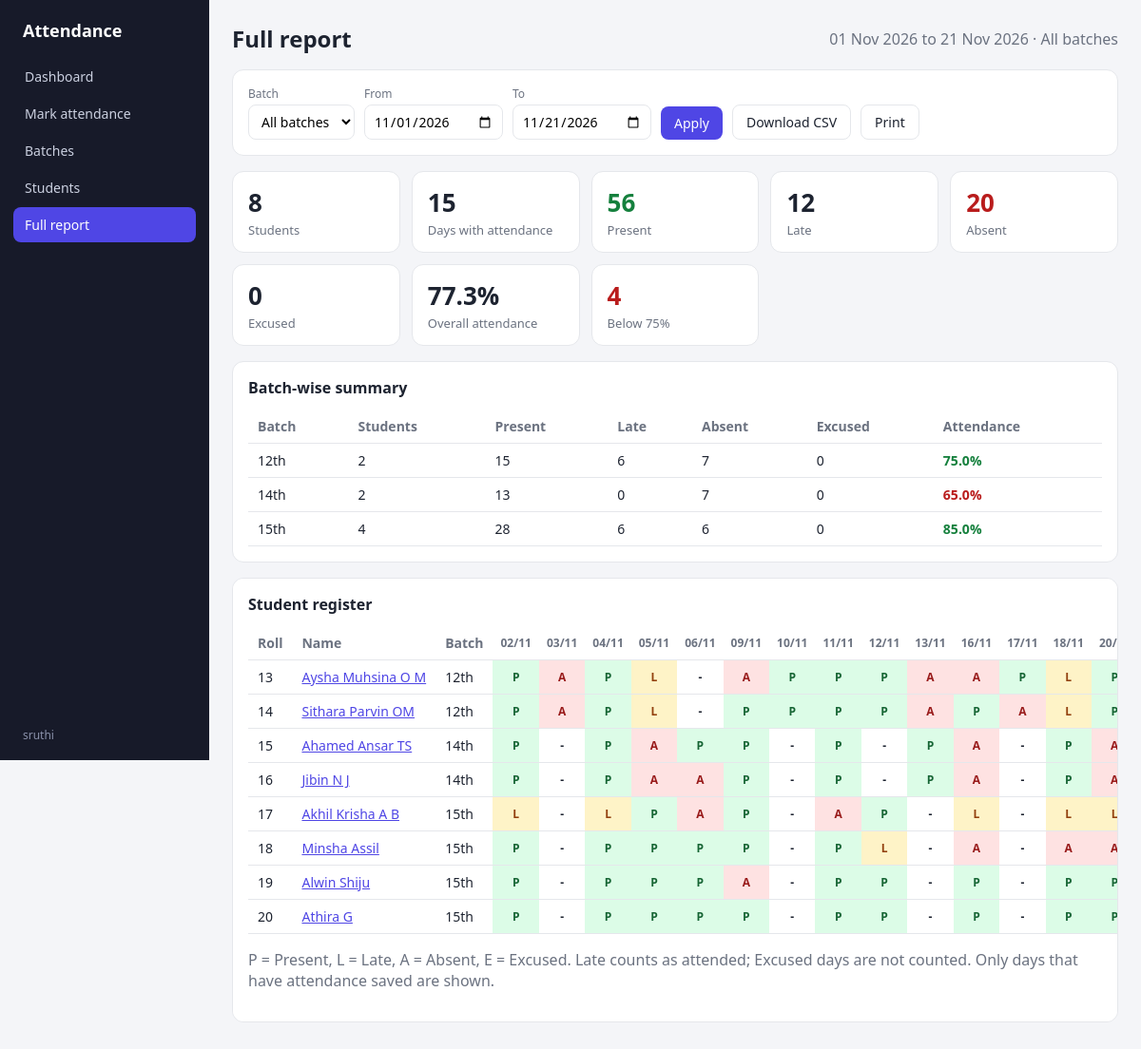
/report/ (signed in), run on the app's committed database.
### attendance/models.py (models this page shows, shortened)
class Batch(models.Model):
    name = models.CharField(max_length=100, unique=True)
    description = models.CharField(max_length=255, blank=True)
    created_at = models.DateTimeField(auto_now_add=True)
    class Meta:
        ordering = ["name"]
        verbose_name_plural = "batches"

class Student(models.Model):
    batch = models.ForeignKey(Batch, on_delete=models.CASCADE, related_name="students")
    roll_no = models.CharField(max_length=30)
    name = models.CharField(max_length=150)
    email = models.EmailField(blank=True)
    phone = models.CharField(max_length=20, blank=True)
    is_active = models.BooleanField(default=True)
    class Meta:
        ordering = ["batch__name", "roll_no"]
        constraints = [
            models.UniqueConstraint(fields=["batch", "roll_no"], name="unique_roll_per_batch")
        ]

### attendance/views.py (the view, shortened to what this page needs)
# urls.py: path("report/", views.full_report, name="full_report"),
@login_required
def full_report(request):
    start, end = _range(request)
    batches = Batch.objects.all()
    batch_id = request.GET.get("batch", "")
    students = Student.objects.filter(is_active=True).select_related("batch")
    selected_batch = None
    if batch_id.isdigit():
        selected_batch = batches.filter(pk=batch_id).first()
        students = students.filter(batch_id=batch_id)
    rows = _student_rows(students, start, end)
    records = list(
        Attendance.objects.filter(
            student_id__in=[s.pk for s in rows], date__range=(start, end)
        ).values_list("student_id", "date", "status")
    )
    dates = sorted({d for _, d, _ in records})
    cell = {(sid, d): st for sid, d, st in records}
    for s in rows:
        s.cells = [cell.get((s.pk, d), "") for d in dates]
    totals = _totals(rows)
    return render(
        request,
        "attendance/full_report.html",
        {
            "rows": rows,
            "dates": dates,
            "totals": totals,
            "batch_groups": sorted(_group_by_batch(rows).values(), key=lambda g: g["batch"].name),
            "low_count": sum(1 for s in rows if s.pct is not None and s.pct < LOW_THRESHOLD),
            "batches": batches,
            "batch_id": batch_id,
            "selected_batch": selected_batch,
            "start": start,
            "end": end,
            "threshold": LOW_THRESHOLD,
        },
    )

### attendance/models.py (called while the page is built)
def percentage(present, late, absent):
    total = present + late + absent
    if not total:
        return None
    return round((present + late) * 100 / total, 1)

### attendance/views.py (called while the page is built)
def _parse_date(value, default):
    parsed = parse_date(value) if value else None
    return parsed or default

def _range(request):
    today = timezone.localdate()
    start = _parse_date(request.GET.get("from"), today.replace(day=1))
    end = _parse_date(request.GET.get("to"), today)
    if start > end:
        start, end = end, start
    return start, end

def _student_rows(students, start, end):
    in_range = Q(records__date__range=(start, end))
    qs = students.annotate(
        present=Count("records", filter=in_range & Q(records__status=Attendance.PRESENT)),
        late=Count("records", filter=in_range & Q(records__status=Attendance.LATE)),
        absent=Count("records", filter=in_range & Q(records__status=Attendance.ABSENT)),
        excused=Count("records", filter=in_range & Q(records__status=Attendance.EXCUSED)),
    ).order_by("batch__name", "roll_no")
    rows = []
    for s in qs:
        s.pct = percentage(s.present, s.late, s.absent)
        rows.append(s)
    return rows

def _totals(rows):
    tot = {k: sum(getattr(s, k) for s in rows) for k in ("present", "late", "absent", "excused")}
    tot["pct"] = percentage(tot["present"], tot["late"], tot["absent"])
    return tot

def _group_by_batch(rows):
    groups = {}
    for s in rows:
        g = groups.setdefault(
            s.batch_id,
            {"batch": s.batch, "students": 0, "present": 0, "late": 0, "absent": 0, "excused": 0},
        )
        g["students"] += 1
        for k in ("present", "late", "absent", "excused"):
            g[k] += getattr(s, k)
    for g in groups.values():
        g["pct"] = percentage(g["present"], g["late"], g["absent"])
    return groups

### attendance/templates/attendance/full_report.html (shortened to what this page needs)
{% extends "attendance/base.html" %}
{% load static %}
{% block content %}
<div class="page-head">
  <h2>Full report</h2>
  <span class="muted">{{ start|date:"d M Y" }} to {{ end|date:"d M Y" }}{% if selected_batch %} · {{ selected_batch.name }}{% else %} · All batches{% endif %}</span>
</div>
<form method="get" class="card filters no-print">
  <div>
    <label for="batch">Batch</label>
    <select id="batch" name="batch">
      <option value="">All batches</option>
    </select>
  </div>
  <div><label for="from">From</label><input type="date" id="from" name="from" value="{{ start|date:'Y-m-d' }}"></div>
  <div><label for="to">To</label><input type="date" id="to" name="to" value="{{ end|date:'Y-m-d' }}"></div>
  <button class="btn" type="submit">Apply</button>
  <a class="btn secondary" href="?batch={{ batch_id }}&from={{ start|date:'Y-m-d' }}&to={{ end|date:'Y-m-d' }}&export=csv">Download CSV</a>
  <button class="btn secondary" type="button" onclick="window.print()">Print</button>
</form>
<div class="stats">
  <div class="stat"><div class="n">{{ rows|length }}</div><div class="l">Students</div></div>
  <div class="stat"><div class="n">{{ dates|length }}</div><div class="l">Days with attendance</div></div>
  <div class="stat"><div class="n good">{{ totals.present }}</div><div class="l">Present</div></div>
  <div class="stat"><div class="n">{{ totals.late }}</div><div class="l">Late</div></div>
  <div class="stat"><div class="n low">{{ totals.absent }}</div><div class="l">Absent</div></div>
  <div class="stat"><div class="n">{{ totals.excused }}</div><div class="l">Excused</div></div>
  <div class="stat"><div class="n">{% if totals.pct is None %}-{% else %}{{ totals.pct }}%{% endif %}</div><div class="l">Overall attendance</div></div>
  <div class="stat"><div class="n low">{{ low_count }}</div><div class="l">Below {{ threshold }}%</div></div>
</div>
{% if batch_groups and not selected_batch %}
<div class="card">
  <h3>Batch-wise summary</h3>
  <table>
    <thead><tr><th>Batch</th><th>Students</th><th>Present</th><th>Late</th><th>Absent</th><th>Excused</th><th>Attendance</th></tr></thead>
    <tbody>
    {% for g in batch_groups %}
      <tr>
        <td>{{ g.batch.name }}</td><td>{{ g.students }}</td><td>{{ g.present }}</td><td>{{ g.late }}</td>
        <td>{{ g.absent }}</td><td>{{ g.excused }}</td>
        <td>
          {% if g.pct is None %}<span class="muted">-</span>
          {% elif g.pct < threshold %}<span class="low">{{ g.pct }}%</span>
          {% else %}<span class="good">{{ g.pct }}%</span>{% endif %}
        </td>
      </tr>
    {% endfor %}
    </tbody>
  </table>
</div>
{% endif %}
<div class="card">
  <h3>Student register</h3>
  <table>
    <thead>
      <tr>
        <th>Roll</th><th>Name</th><th>Batch</th>
        {% for d in dates %}<th class="st">{{ d|date:"d/m" }}</th>{% endfor %}
      </tr>
    </thead>
    <tbody>
    {% for s in rows %}
      <tr>
        <td>{{ s.roll_no }}</td>
        <td><a href="{% url 'attendance:student' s.pk %}?from={{ start|date:'Y-m-d' }}&to={{ end|date:'Y-m-d' }}">{{ s.name }}</a></td>
        <td>{{ s.batch.name }}</td>
        {% for c in s.cells %}<td class="st {% if c %}st-{{ c }}{% endif %}">{{ c|default:"-" }}</td>{% endfor %}
      </tr>
    {% empty %}
      <tr><td colspan="9" class="muted">No students match.</td></tr>
    {% endfor %}
    </tbody>
  </table>
  <p class="muted">P = Present, L = Late, A = Absent, E = Excused. Late counts as attended; Excused days are not counted. Only days that have attendance saved are shown.</p>
</div>
{% endblock %}

### attendance/templates/attendance/base.html (shortened to what this page needs)
{% load static %}<!doctype html>
<html lang="en">
<head>
  <link rel="stylesheet" href="{% static 'css/style.css' %}">
</head>
<body>
  {% with url=request.resolver_match.url_name %}
  <div class="layout">
    <aside class="sidebar">
      <div class="brand">Attendance</div>
      <nav>
        <a href="{% url 'attendance:dashboard' %}" class="{% if url == 'dashboard' %}active{% endif %}">Dashboard</a>
        <a href="{% url 'attendance:mark_select' %}" class="{% if url == 'mark_select' or url == 'mark' %}active{% endif %}">Mark attendance</a>
        <a href="{% url 'attendance:batch_list' %}" class="{% if url == 'batch_list' or url == 'batch_create' or url == 'batch_update' or url == 'batch_delete' or url == 'report' %}active{% endif %}">Batches</a>
        <a href="{% url 'attendance:student_list' %}" class="">Students</a>
        <a href="{% url 'attendance:full_report' %}" class="{% if url == 'full_report' %}active{% endif %}">Full report</a>
      </nav>
      <div class="who">{{ request.user.get_username }}</div>
    </aside>
    <div class="content">
      <div class="content-inner">
        {% block content %}{% endblock %}
      </div>
    </div>
  </div>
  {% endwith %}
</body>
</html>

### static/css/style.css (style rules this page uses)
:root { --bg: #f4f5f8; --card: #fff; --text: #1d2330; --muted: #6b7280; --line: #e5e7eb; --accent: #4f46e5; --ok: #15803d; --bad: #b91c1c; --warn: #b45309; --side: #171a29; }
* { box-sizing: border-box; }
body { margin: 0; font-family: system-ui, -apple-system, "Segoe UI", sans-serif; background: var(--bg); color: var(--text); }
a { color: var(--accent); }
h2 { margin: 0 0 16px; }
h3 { margin: 0 0 12px; font-size: 16px; }
.layout { display: grid; grid-template-columns: 220px 1fr; min-height: 100vh; }
.sidebar { background: var(--side); color: #cbd0e0; padding: 20px 14px; position: sticky; top: 0; height: 100vh; }
.brand { color: #fff; font-weight: 700; font-size: 18px; padding: 0 10px 18px; }
.sidebar nav a { display: block; color: #cbd0e0; text-decoration: none; padding: 9px 12px; border-radius: 8px; margin-bottom: 2px; font-size: 14px; }
.sidebar nav a.active { background: var(--accent); color: #fff; }
.sidebar .who { position: absolute; bottom: 18px; left: 24px; font-size: 12px; color: #8b92ab; }
.content { padding: 24px; min-width: 0; }
.content-inner { max-width: 1100px; margin: 0 auto; }
.page-head { display: flex; justify-content: space-between; align-items: center; flex-wrap: wrap; gap: 10px; margin-bottom: 16px; }
.page-head h2 { margin: 0; }
.card { background: var(--card); border: 1px solid var(--line); border-radius: 12px; padding: 16px; margin-bottom: 16px; overflow-x: auto; }
table { width: 100%; border-collapse: collapse; }
th, td { text-align: left; padding: 8px 10px; border-bottom: 1px solid var(--line); font-size: 14px; white-space: nowrap; }
th { color: var(--muted); font-weight: 600; }
.btn { display: inline-block; background: var(--accent); color: #fff; border: 0; padding: 8px 14px; border-radius: 8px; font-size: 14px; cursor: pointer; text-decoration: none; font-family: inherit; }
.btn.secondary { background: #fff; color: var(--text); border: 1px solid var(--line); }
input[type=date], input[type=text], input[type=email], input[type=search], select, textarea { padding: 7px 9px; border: 1px solid var(--line); border-radius: 8px; font-size: 14px; font-family: inherit; background: #fff; }
.filters { display: flex; gap: 10px; flex-wrap: wrap; align-items: end; }
.filters label { font-size: 12px; color: var(--muted); display: block; margin-bottom: 3px; }
.low { color: var(--bad); font-weight: 600; }
.good { color: var(--ok); font-weight: 600; }
.muted { color: var(--muted); }
.stats { display: grid; grid-template-columns: repeat(auto-fit, minmax(150px, 1fr)); gap: 12px; margin-bottom: 16px; }
.stat { background: var(--card); border: 1px solid var(--line); border-radius: 12px; padding: 14px 16px; }
.stat .n { font-size: 26px; font-weight: 700; }
.stat .l { font-size: 13px; color: var(--muted); margin-top: 2px; }
.st { text-align: center; font-weight: 600; font-size: 12px; padding: 5px 8px; }
.st-P { background: #dcfce7; color: #166534; }
.st-A { background: #fee2e2; color: #991b1b; }
.st-L { background: #fef3c7; color: #92400e; }

### data on the page
Batch: batch.name "12th", students "2", present "15", late "6", absent "7", excused "0", pct "75.0"
Batch: batch.name "14th", students "2", present "13", late "0", absent "7", excused "0", pct "65.0"
Batch: batch.name "15th", students "4", present "28", late "6", absent "6", excused "0", pct "85.0"
Student: roll_no "13", name "Aysha Muhsina O M", batch.name "12th", cells "P" "A" "P" "L" "-" "A" "P" "P" "P" "A" "A" "P" "L" "P"
Student: roll_no "14", name "Sithara Parvin OM", batch.name "12th", cells "P" "A" "P" "L" "-" "P" "P" "P" "P" "A" "P" "A" "L" "P"
Student: roll_no "15", name "Ahamed Ansar TS", batch.name "14th", cells "P" "-" "P" "A" "P" "P" "-" "P" "-" "P" "A" "-" "P" "A"
Student: roll_no "16", name "Jibin N J", batch.name "14th", cells "P" "-" "P" "A" "A" "P" "-" "P" "-" "P" "A" "-" "P" "A"
Student: roll_no "17", name "Akhil Krisha A B", batch.name "15th", cells "L" "-" "L" "P" "A" "P" "-" "A" "P" "-" "L" "-" "L" "L"
Student: roll_no "18", name "Minsha Assil", batch.name "15th", cells "P" "-" "P" "P" "P" "P" "-" "P" "L" "-" "A" "-" "A" "A"
Student: roll_no "19", name "Alwin Shiju", batch.name "15th", cells "P" "-" "P" "P" "P" "A" "-" "P" "P" "-" "P" "-" "P" "P"
Student: roll_no "20", name "Athira G", batch.name "15th", cells "P" "-" "P" "P" "P" "P" "-" "P" "P" "-" "P" "-" "P" "P"

### other printed values
{{ request.user.get_username }} "sruthi"
{{ start|date:"d M Y" }} "01 Nov 2026"
{{ end|date:"d M Y" }} "21 Nov 2026"
{{ rows|length }} "8"
{{ dates|length }} "15"
{{ totals.present }} "56"
{{ totals.late }} "12"
{{ totals.absent }} "20"
{{ totals.excused }} "0"
{{ totals.pct }} "77.3"
{{ low_count }} "4"
{{ threshold }} "75"
{{ d|date:"d/m" }} "02/11" "03/11" "04/11" "05/11" "06/11" "09/11" "10/11" "11/11" "12/11" "13/11" "16/11" "17/11" "18/11"
